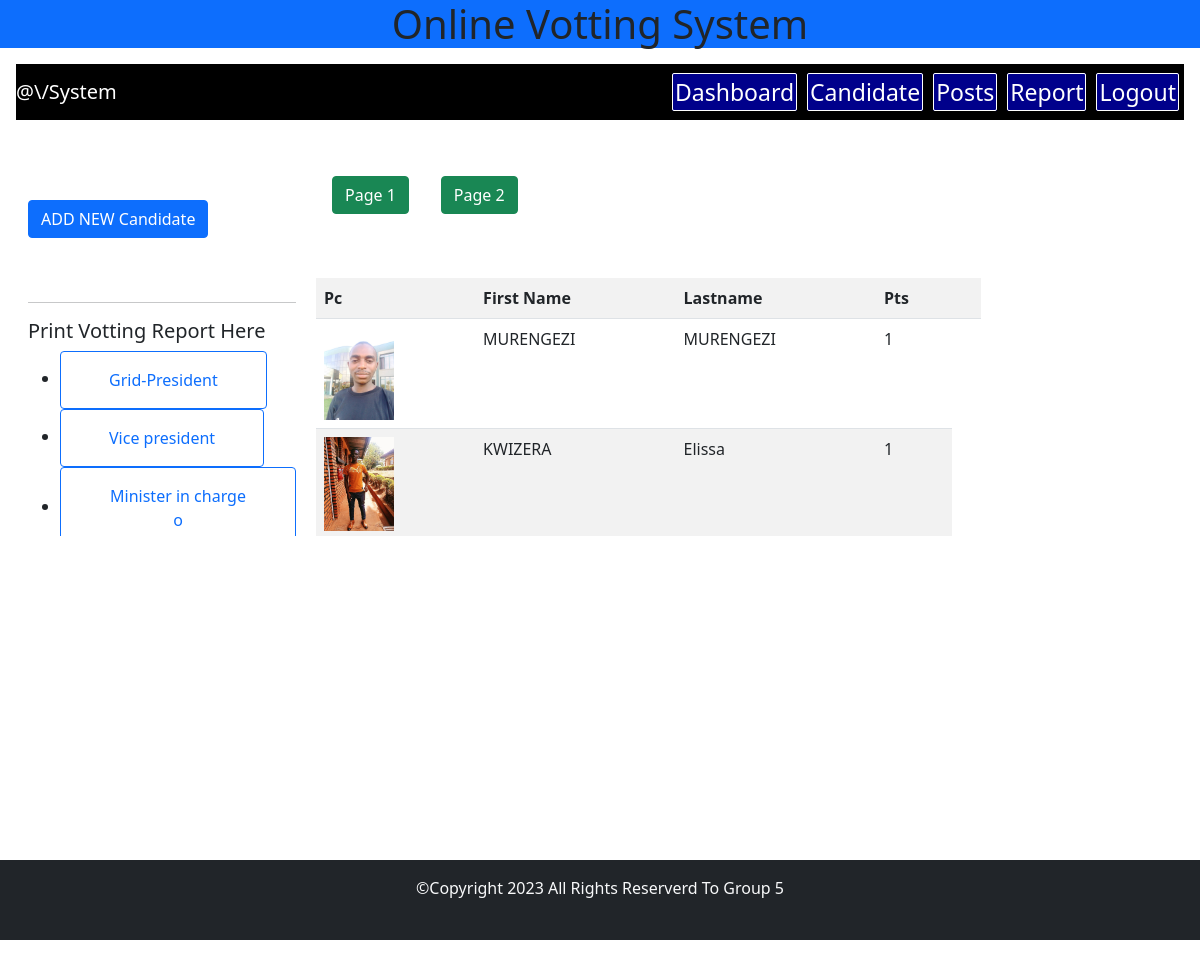
The app's page /report.php (signed in) with its own data.
### tables this page shows
CREATE TABLE IF NOT EXISTS `post` (
  `postId` int(20) NOT NULL,
  `postName` varchar(20) NOT NULL,
  `Description` text NOT NULL
);

### report.php (the view, shortened to what this page needs)
<!DOCTYPE html>
<html lang="en">
<head>
    <link rel="stylesheet" href="css/style.css">
    <link rel="stylesheet" href="css/bootstrap.min.css">
</head>
<body>
     <div class="text-center">
            <h1 class='bg-primary'>Online Votting System</h1>
        </div>
    <div class="m-3">
<?php
include "header1.php";
?>
<section style="overflow: auto;">
<div class="m-3 row">
    <div class="col-lg-3">
      <a href="add_candidate.php" class="btn btn-primary my-5">ADD NEW Candidate</a>
<hr>
<h5>Print Votting Report Here</h5>
<ul>
    <?php
    include "connection.php";
$qr=mysqli_query($conn,"SELECT * From post");
while($res=mysqli_fetch_array($qr)){
echo"<li> <a class='btn btn-outline-primary py-3 px-5' href='vottingReport.php?post=$res[postId]&&postName=$res[postName]' target='_blank'>$res[postName]</a></li>";
}
?>
</ul>
    </div>
    <div class="col-lg-7 col-sm-12 p-2">
        <table class="table table-striped my-5">
       <tr>
           <th>Pc</th>
           <th>First Name</th>
           <th>Lastname</th>
           <th>Pts</th>
           <th colspan="2"></th>
       </tr>
     <?php
     include "connection.php";
        $sql =mysqli_query($conn,"SELECT Firstname,LastName,sum(pts),plofile From candidate inner join votte where votte.candidateId=candidate.Id group by (votte.postId + candidate.Id) order by (pts+votte.postId) Desc");
        $nums = mysqli_num_rows($sql);
        $pg=1;
while($nums>0){
    echo"<a href='report.php?pg=$pg' class='btn btn-success m-3 '> Page $pg</a>";
    $nums-=3;
    $pg++;
}
$current= isset($_GET['pg'])? $_GET['pg'] : 1;
$start = ($current-1)*3;
$end = $current *3;
$sql2 =mysqli_query($conn,"SELECT Firstname,LastName,sum(pts),plofile From post inner join votte inner join candidate  where votte.candidateId=candidate.Id and candidate.postId =post.postId  group by (votte.postId + candidate.Id) order by (sum(pts)+votte.postId) Desc limit $start,$end");
     while( $row=mysqli_fetch_array($sql2)){
     ?>
<tr>
    <td>  <img src="plofilespc\<?=$row['plofile']?>" alt="image not found" width="70px" heigh="80px"> </td>
    <td><?=$row['Firstname']?></td>
    <td><?=$row['LastName']?></td>
    <td><?=$row['sum(pts)']?></td>
    </tr>
<?php }
?>
 </table>
    </div>
</div>
</section>
    <?php
    include "footer.php";
    ?>
</body>
</html>

### css/style.css (style rules this page uses)
section { height: 400px; }
ul { justify-content: space-between; }

### records on screen
post: postName "Grid-President"
post: postName "Vice president"
post: postName "Minister in charge o"

### other values on screen
$row['Firstname'] "MURENGEZI"
$row['LastName'] "MURENGEZI"
$row['sum(pts)'] "1"
$row['Firstname'] "KWIZERA"
$row['LastName'] "Elissa"
